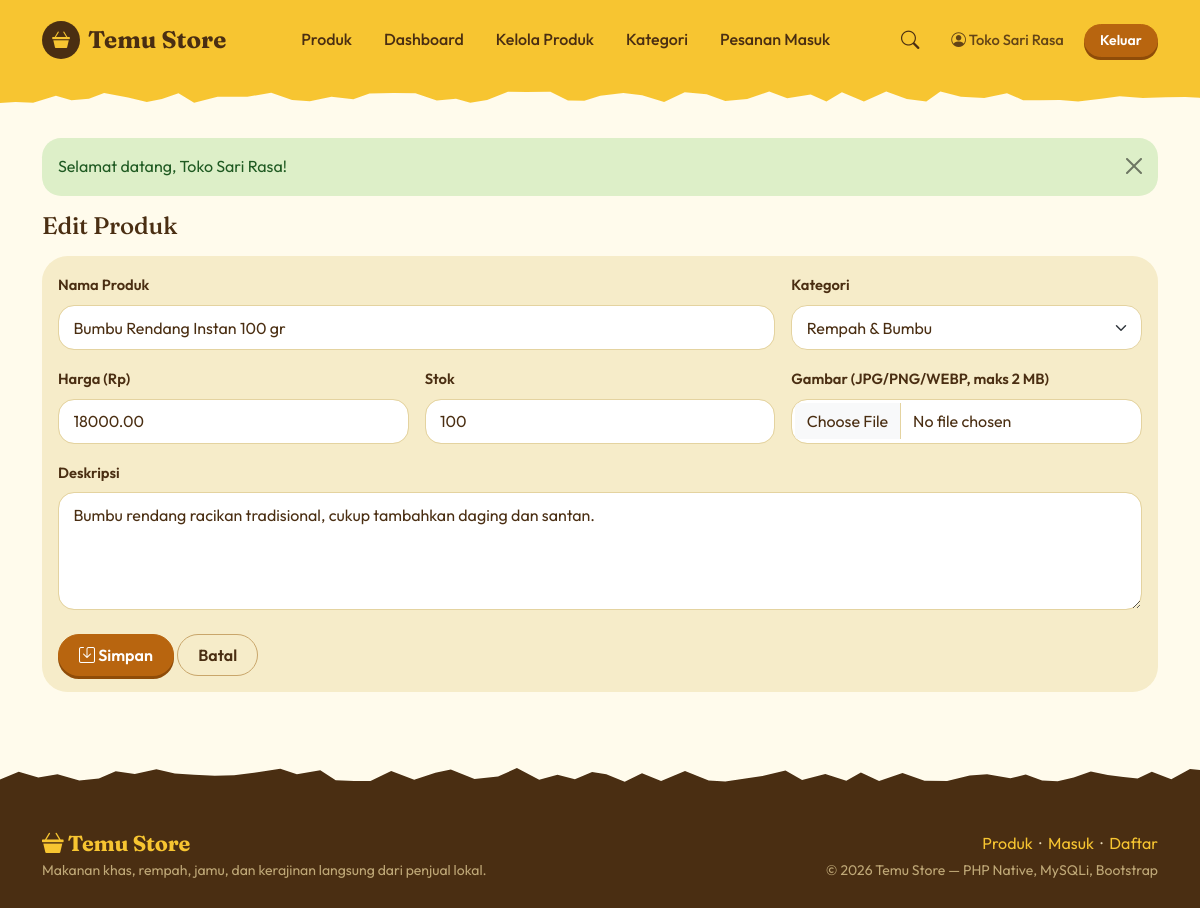
Screenshot of /penjual/produk_form.php?id=3 (signed in) with the database file from the repository.
### tables this page shows
CREATE TABLE produk (
  id_produk   INT UNSIGNED NOT NULL AUTO_INCREMENT,
  id_penjual  INT UNSIGNED NOT NULL,
  id_kategori INT UNSIGNED NOT NULL,
  nama_produk VARCHAR(150) NOT NULL,
  deskripsi   TEXT         DEFAULT NULL,
  harga       DECIMAL(12,2) NOT NULL,
  stok        INT UNSIGNED NOT NULL DEFAULT 0,
  gambar      VARCHAR(255) DEFAULT NULL,
  created_at  TIMESTAMP    NOT NULL DEFAULT CURRENT_TIMESTAMP,
  PRIMARY KEY (id_produk),
  KEY idx_produk_penjual (id_penjual),
  KEY idx_produk_kategori (id_kategori),
  CONSTRAINT fk_produk_penjual  FOREIGN KEY (id_penjual)  REFERENCES users(id_user)       ON DELETE CASCADE  ON UPDATE CASCADE,
  CONSTRAINT fk_produk_kategori FOREIGN KEY (id_kategori) REFERENCES kategori(id_kategori) ON DELETE RESTRICT ON UPDATE CASCADE
);

CREATE TABLE kategori (
  id_kategori   INT UNSIGNED NOT NULL AUTO_INCREMENT,
  nama_kategori VARCHAR(60)  NOT NULL,
  PRIMARY KEY (id_kategori),
  UNIQUE KEY uk_kategori_nama (nama_kategori)
);

### includes/functions.php (called while the page is built, shortened)
<?php
function e($teks): string
{
    return htmlspecialchars((string)$teks, ENT_QUOTES, 'UTF-8');
}
function url(string $path = ''): string
{
    return BASE_URL . '/' . ltrim($path, '/');
}

### penjual/produk_form.php (the view, shortened to what this page needs)
<?php
require_once __DIR__ . '/../includes/functions.php';
$idPenjual = (int)$_SESSION['user']['id_user'];
$id        = (int)($_GET['id'] ?? $_POST['id'] ?? 0);
$edit      = $id > 0;
$data = ['nama_produk' => '', 'id_kategori' => 0, 'harga' => '', 'stok' => '', 'deskripsi' => '', 'gambar' => null];
if ($edit) {
    $stmt = $koneksi->prepare('SELECT * FROM produk WHERE id_produk = ? AND id_penjual = ?');
    $stmt->bind_param('ii', $id, $idPenjual);
    $stmt->execute();
    $row = $stmt->get_result()->fetch_assoc();
    $data = $row;
}
$judul = $edit ? 'Edit Produk' : 'Tambah Produk';
require_once __DIR__ . '/../includes/header.php';
$kategori = $koneksi->query('SELECT * FROM kategori ORDER BY nama_kategori')->fetch_all(MYSQLI_ASSOC);
?>
<h1 class="h4 mb-3"><?= e($judul) ?></h1>
<div class="card shadow-sm"><div class="card-body">
<form method="post" enctype="multipart/form-data">
    <div class="row g-3">
        <div class="col-md-8">
            <label class="form-label">Nama Produk</label>
            <input type="text" name="nama_produk" class="form-control" maxlength="150" value="<?= e($data['nama_produk']) ?>" required>
        </div>
        <div class="col-md-4">
            <label class="form-label">Kategori</label>
            <select name="id_kategori" class="form-select" required>
                <?php foreach ($kategori as $k): ?>
                    <option value="<?= $k['id_kategori'] ?>" <?= (int)$data['id_kategori'] === (int)$k['id_kategori'] ? 'selected' : '' ?>><?= e($k['nama_kategori']) ?></option>
                <?php endforeach; ?>
            </select>
        </div>
        <div class="col-md-4">
            <label class="form-label">Harga (Rp)</label>
            <input type="number" name="harga" class="form-control" min="0" step="100" value="<?= e($data['harga']) ?>" required>
        </div>
        <div class="col-md-4">
            <label class="form-label">Stok</label>
            <input type="number" name="stok" class="form-control" min="0" value="<?= e($data['stok']) ?>" required>
        </div>
        <div class="col-md-4">
            <label class="form-label">Gambar (JPG/PNG/WEBP, maks 2 MB)</label>
            <input type="file" name="gambar" class="form-control" accept="image/jpeg,image/png,image/webp">
        </div>
        <div class="col-12">
            <label class="form-label">Deskripsi</label>
            <textarea name="deskripsi" rows="4" class="form-control"><?= e($data['deskripsi']) ?></textarea>
        </div>
    </div>
    <div class="mt-4">
        <button class="btn btn-brand"><i class="bi bi-save"></i> Simpan</button>
        <a href="<?= e(url('penjual/produk.php')) ?>" class="btn btn-outline-secondary">Batal</a>
    </div>
</form>
</div></div>
<?php require_once __DIR__ . '/../includes/footer.php'; ?>

### assets/css/style.css (style rules this page uses)
:root { --butter: #F7C531; --honey: #EDA81C; --cream: #FFF6D8; --page: #FFFBEC; --card: #F6ECC9; --ink: #4A2E12; --ink-soft: #7A5A36; --amber: #B8650F; --amber-dark: #8F4C08; --leaf: #2F7D32; --berry: #D7263D; --bs-body-font-family: "Outfit", "Segoe UI", system-ui, sans-serif; --bs-body-color: var(--ink); --bs-body-bg: var(--page); --bs-link-color: var(--amber); --bs-link-hover-color: var(--amber-dark); --bs-border-color: #E9D9A8; }
body { background: var(--page); color: var(--ink); font-size: 1rem; line-height: 1.6; }
h1, h2, h3, h4, h5, h6, .judul { font-family: "Fraunces", Georgia, "Times New Roman", serif; font-weight: 700; letter-spacing: -.01em; line-height: 1.2; color: var(--ink); }
a { color: var(--amber); }
.btn { border-radius: 999px; font-weight: 600; padding: .5rem 1.25rem; transition: background-color .15s, transform .15s; }
.btn-brand { background: var(--amber); border-color: var(--amber); color: #fff; box-shadow: 0 3px 0 var(--amber-dark); }
.btn-outline-secondary { --bs-btn-color: var(--ink); --bs-btn-border-color: #C9A66B; --bs-btn-hover-bg: var(--ink); --bs-btn-hover-border-color: var(--ink); --bs-btn-hover-color: #fff; --bs-btn-active-bg: var(--ink); --bs-btn-active-border-color: var(--ink); }
.card { background: var(--card); border: 0; border-radius: 1.6rem; box-shadow: none !important; }
.form-control, .form-select { background-color: #fff; border: 1.5px solid #E4D3A0; border-radius: 1rem; padding: .6rem .9rem; color: var(--ink); }
.form-label { font-weight: 600; font-size: .92rem; }

### rows the page displays
produk: nama_produk "Bumbu Rendang Instan 100 gr", id_kategori "Rempah & Bumbu", harga "18000.00", stok "100", deskripsi "Bumbu rendang racikan tradisional, cukup tambahkan daging dan santan."

### other values shown
$user['nama'] "Toko Sari Rasa"
$flash['pesan'] "Selamat datang, Toko Sari Rasa!"
$judul "Edit Produk"
